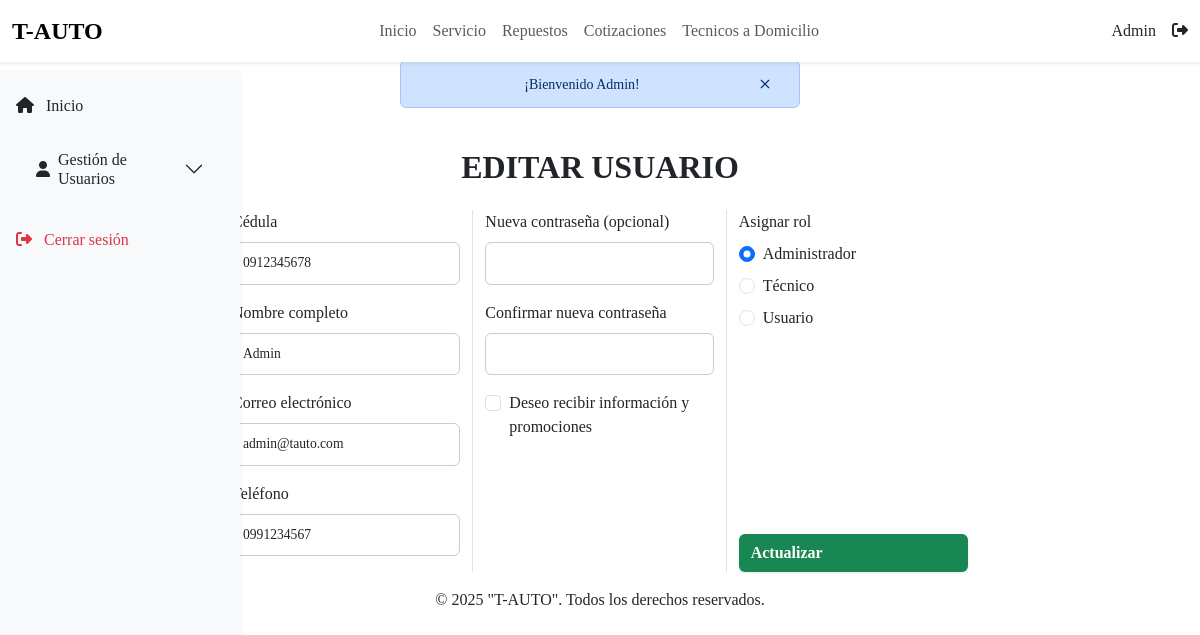
Screenshot of /index.php?c=login&f=editarUsuario&id=1 (signed in) with the database file from the repository.
### tables this page shows
CREATE TABLE `usuarios` (
  `id_user` int(11) NOT NULL,
  `nombre` varchar(100) NOT NULL,
  `cedula` varchar(10) NOT NULL,
  `correo` varchar(100) NOT NULL,
  `telefono` varchar(10) DEFAULT NULL,
  `password` varchar(255) NOT NULL,
  `rol` int(11) NOT NULL,
  `estado` int(11) NOT NULL,
  `fecha_creacion` datetime DEFAULT current_timestamp(),
  `notificaciones` int(1) NOT NULL DEFAULT 0
);

### controller/loginController.php (called while the page is built, shortened)
<?php
require_once 'model/dto/Usuario.php';
require_once 'model/dao/UsuariosDAO.php';
class LoginController
{
    private $model;
    public function __construct()
    {
        $this->model   = new UsuariosDAO();
    }
    public function editarUsuario()
    {
        $id = isset($_GET['id']) ? (int)$_GET['id'] : 0;
        $data = $this->model->buscarPorId($id);
        $usuario = new Usuario();
        require_once VLOGIN . 'dashboardAdmin.php';
    }
}

### index.php (called while the page is built, shortened)
<?php
$funcion = (!empty($_REQUEST['f'])) ? htmlentities($_REQUEST['f']) : FUNCION_PRINCIPAL;
$cont = new $controlador();
$cont->$funcion();
?>

### model/dto/Usuario.php (called while the page is built, shortened)
<?php
class Usuario {
    private $nombre;
    private $cedula;
    private $correo;
    private $telefono;
    private $rol;
    private $notificaciones;
    function getNombre() { return $this->nombre; }
    function getCedula() { return $this->cedula; }
    function getCorreo() { return $this->correo; }
    function getTelefono() { return $this->telefono; }
    function getRol() { return $this->rol; }
    function getRecibirInfo() { return $this->notificaciones; }
    function setNombre($nombre) { $this->nombre = $nombre; }
    function setCedula($cedula) { $this->cedula = $cedula; }
    function setCorreo($correo) { $this->correo = $correo; }
    function setTelefono($telefono) { $this->telefono = $telefono; }
    function setRol($rol) { $this->rol = $rol; }
    function setRecibirInfo($notificaciones) { $this->notificaciones = $notificaciones; }
}
?>

### model/dao/UsuariosDAO.php (called while the page is built, shortened)
<?php
require_once 'config/Conexion.php';
require_once 'model/dto/Usuario.php';
class UsuariosDAO {
    private $con;
    public function __construct() {
        $this->con = Conexion::getConexion();
    }
    public function buscarPorId($id) {
        $sql = "SELECT id_user, nombre, cedula, correo, telefono, password, rol, estado, notificaciones, fecha_creacion
                FROM usuarios WHERE id_user = :id_user LIMIT 1";
        $stmt = $this->con->prepare($sql);
        $stmt->bindValue(":id_user", $id, PDO::PARAM_INT);
        $stmt->execute();
        return $stmt->fetch(PDO::FETCH_ASSOC);
    }
}
?>

### config/Conexion.php (called while the page is built)
<?php
class Conexion {
    public static function getConexion() {
        $dsn = 'mysql:host=localhost;port=3306;dbname=' . DBNAME;
        $conexion = null;
        try {
            $conexion = new PDO($dsn, DBUSER, DBPASSWORD);
             $conexion->setAttribute(PDO::ATTR_ERRMODE, PDO::ERRMODE_EXCEPTION);
        } catch (Exception $e) {
            echo $e;
            die("error " . $e->getMessage());
        }
        return $conexion;
    }
}

### view/login/login.dashboardAdmin.php (the view, shortened to what this page needs)
<main class="container pt-4 ml-sidebar">
    <h2 class="fw-semibold mb-4 text-center text-uppercase">
        <?php echo empty($usuario) ? "Agregar usuario" : "Editar usuario"; ?>
    </h2>
    <div class="row justify-content-center">
        <div class="col-12 col-md-9 col-lg-8">
            <form class="row g-4" method="POST"
                action="index.php?c=login&f=<?php echo empty($usuario) ? 'registrar' : 'actualizarUsuario'; ?>">
                <div class="col-12 col-lg-4 border-end">
                    <div class="mb-3">
                        <label for="cedula" class="form-label">Cédula</label>
                        <input type="text" name="cedula" id="cedula" class="form-control"
                            placeholder="0102030405" pattern="\d{10}" required
                            value="<?php echo !empty($usuario) ? htmlspecialchars($usuario->getCedula()) : ''; ?>">
                    </div>
                    <div class="mb-3">
                        <label for="nombre" class="form-label">Nombre completo</label>
                        <input type="text" name="nombre" id="nombre" class="form-control"
                            placeholder="Nombre y Apellido" required
                            value="<?php echo !empty($usuario) ? htmlspecialchars($usuario->getNombre()) : ''; ?>">
                    </div>
                    <div class="mb-3">
                        <label for="correo" class="form-label">Correo electrónico</label>
                        <input type="email" name="correo" id="correo" class="form-control"
                            placeholder="ejemplo@correo.com" required
                            value="<?php echo !empty($usuario) ? htmlspecialchars($usuario->getCorreo()) : ''; ?>">
                    </div>
                    <div class="mb-3">
                        <label for="telefono" class="form-label">Teléfono</label>
                        <input type="text" name="telefono" id="telefono" class="form-control"
                            placeholder="0999999999" pattern="\d{9,10}" required
                            value="<?php echo !empty($usuario) ? htmlspecialchars($usuario->getTelefono()) : ''; ?>">
                    </div>
                </div>
                <div class="col-12 col-lg-4 border-end">
                    <div class="mb-3">
                        <label for="password" class="form-label">
                            <?php echo empty($usuario) ? 'Contraseña' : 'Nueva contraseña (opcional)'; ?>
                        </label>
                        <input type="password" name="password" id="password" class="form-control"
                            <?php echo empty($usuario) ? 'required' : ''; ?>>
                    </div>
                    <div class="mb-3">
                        <label for="confirmar_password" class="form-label">
                            <?php echo empty($usuario) ? 'Confirmar contraseña' : 'Confirmar nueva contraseña'; ?>
                        </label>
                        <input type="password" name="confirmar_password" id="confirmar_password" class="form-control"
                            <?php echo empty($usuario) ? 'required' : ''; ?>>
                    </div>
                    <div class="form-check">
                        <input class="form-check-input" type="checkbox" name="notificaciones" id="notificaciones"
                            <?php
                            if (!empty($usuario) && $usuario->getRecibirInfo()) echo 'checked';
                            elseif (empty($usuario)) echo '';
                            ?>>
                        <label class="form-check-label" for="notificaciones">
                            Deseo recibir información y promociones
                        </label>
                    </div>
                </div>
                <div class="col-12 col-lg-4 d-flex flex-column align-items-start">
                    <label class="form-label mb-2">Asignar rol</label>
                    <?php
                    $roles = [
                        3 => 'Administrador',
                        2 => 'Técnico',
                        1 => 'Usuario'
                    ];
                    $rolSeleccionado = !empty($usuario) ? $usuario->getRol() : null;
                    ?>
                    <?php foreach ($roles as $valor => $nombreRol): ?>
                        <div class="form-check mb-2">
                            <input class="form-check-input" type="radio" name="rol" id="rol_<?php echo $nombreRol ?>"
                                value="<?php echo $valor ?>" required
                                <?php if ($rolSeleccionado === $valor) echo 'checked'; ?>>
                            <label class="form-check-label" for="rol_<?php echo $nombreRol ?>">
                                <?php echo $nombreRol ?>
                            </label>
                        </div>
                    <?php endforeach; ?>
                    <button type="submit" class="btn btn-success w-100 mt-auto">
                        <?php echo empty($usuario) ? 'Registrar' : 'Actualizar'; ?>
                    </button>
                </div>
            </form>
        </div>
    </div>
</main>

### assets/css/styles.css (style rules this page uses)
* { margin: 0; padding: 0; box-sizing: border-box; font-family: 'Times New Roman', Times, serif; }
.btn { padding: 7px 12px; font-size: 0.7 rem; font-weight: 600; border-radius: 6px; cursor: pointer; text-decoration: none; display: inline-flex; align-items: center; gap: 6px; border: none; transition: background-color 0.3s ease, transform 0.2s ease, box-shadow 0.3s ease; white-space: nowrap; box-shadow: 0 1px 3px rgba(0, 0, 0, 0.1); }
.form-control { padding: 10px 10px; border-radius: 6px; border: 1px solid #ccc; background-color: rgba(255, 255, 255, 0.95); font-size: 0.85rem; }

### rows the page displays
usuarios: cedula "0912345678", nombre "Admin", correo "admin@tauto.com", telefono "0991234567", rol "☑ Administrador", rol "☐ Técnico", rol "☐ Usuario"

### other values shown
$_SESSION['nombre'] "Admin"
$_SESSION['mensaje'] "¡Bienvenido Admin!"
$nombreRol "Administrador"
$nombreRol "Técnico"
$nombreRol "Usuario"
